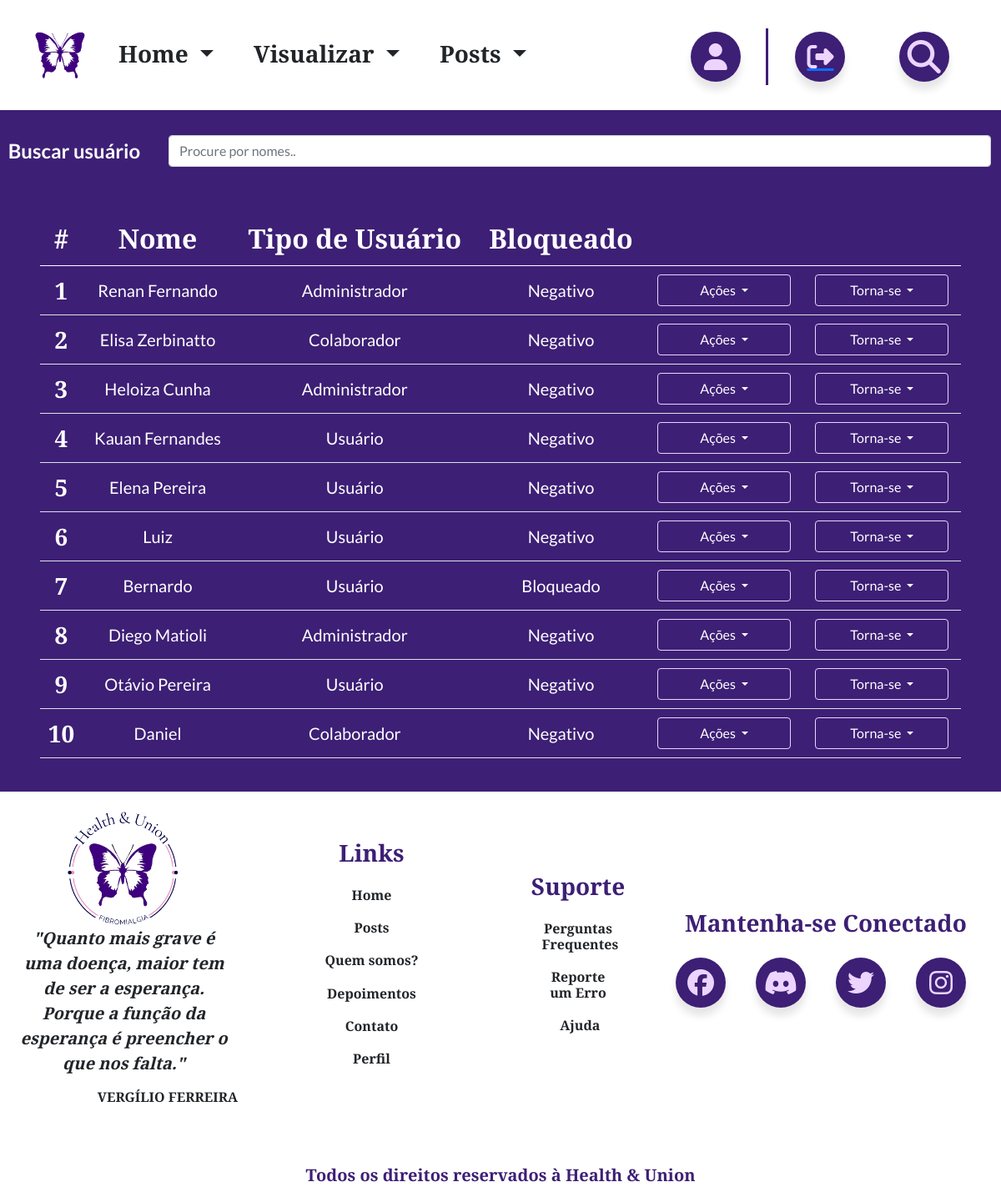
/index.php?pg=usersView (signed in), run on the app's committed database.
### tables this page shows
CREATE TABLE `users` (
  `Id` int(11) NOT NULL,
  `Name` varchar(255) DEFAULT NULL,
  `Email` varchar(255) DEFAULT NULL,
  `Password` varchar(255) NOT NULL,
  `Phone` varchar(255) DEFAULT NULL,
  `Gender` varchar(100) DEFAULT NULL,
  `Birth` date DEFAULT NULL,
  `Occupation` varchar(255) DEFAULT NULL,
  `Photo` varchar(255) DEFAULT NULL,
  `Type` int(2) DEFAULT NULL,
  `Blocked` tinyint(1) DEFAULT NULL
);

### frontend/content/usersView.php (the view, shortened to what this page needs)
<?php
$host = 'localhost';
$user = 'root';
$password = '';
$db = 'tcc_site';
try {
    $connect = new PDO("mysql:host=$host;dbname=" . $db, $user, $password);
} catch (PDOException $err) {
}
$queryUsers = "SELECT * FROM users ORDER BY Id ASC LIMIT 0, 10";
$resultUsers = $connect->prepare($queryUsers);
$resultUsers->execute();
?>
<main>
    <section id='usersView'>
        <div class='row d-flex align-items-center pt-4 me-0'>
            <label for='inputSearchUSer' class='col-sm-2 col-form-label text-center text-light fs-4'><strong>Buscar usuário</strong></label>
            <div class="col-sm-10">
                <input type='text' class='form-control' id='inputSearchUSer' onkeyup="searchUser()" name='inputSearchUSer' title="Type in a name" placeholder="Procure por nomes..">
            </div>
        </div>
        <div class='container-flex m-4 p-4'>
            <div class="table-responsive-lg">
                <table id="myTable" class='table align-middle'>
                    <thead>
                        <tr>
                            <th scope='col' class='fs-2 text-center'>#</th>
                            <th scope='col' class='fs-2 text-center'>Nome</th>
                            <th scope='col' class='fs-2 text-center'>Tipo de Usuário</th>
                            <th scope='col' class='fs-2 text-center'>Bloqueado</th>
                            <th scope='col'></th>
                            <th scope='col'></th>
                        </tr>
                    </thead>
                    <tbody class='fs-5 text-center'>
                        <?php
                        if (($resultUsers) and ($resultUsers->rowCount() != 0)) {
                            while ($row_user = $resultUsers->fetch(PDO::FETCH_ASSOC)) {
                                extract($row_user);
                                switch ($Type) {
                                    case '0':
                                        $Type = "Administrador";
                                        break;
                                    case '1':
                                        $Type  = "Colaborador";
                                        break;
                                    default:
                                        $Type  = "Usuário";
                                        break;
                                }
                                switch ($Blocked) {
                                    case '0':
                                        $Blocked = "Negativo";
                                        break;
                                    default:
                                        $Blocked = "Bloqueado";
                                        break;
                                }
                        ?>
                                <tr>
                                    <th scope='row' class='fs-3'><?= $Id ?></th>
                                    <td><?= $Name ?></td>
                                    <td><?= $Type ?></td>
                                    <td><?= $Blocked ?></td>
                                    <td>
                                        <div class='dropdown'>
                                            <button class='btn btn-secondary dropdown-toggle' type='button' id='dropdownMenuButton1' data-bs-toggle='dropdown' aria-expanded='false'>
                                                Ações
                                            </button>
                                        </div>
                                    </td>
                                    <td>
                                        <div class='dropdown'>
                                            <button class='btn btn-secondary dropdown-toggle' type='button' id='dropdownMenuButton1' data-bs-toggle='dropdown' aria-expanded='false'>
                                                Torna-se
                                            </button>
                                        </div>
                                    </td>
                                </tr>
                        <?php
                            }
                        } else {
                            echo "<p class='text-danger'>Nenhum usuário encontrado!</p>";
                        }
                        ?>
                    </tbody>
                </table>
            </div>
        </div>
    </section>
</main>

### frontend/css/config.css (style rules this page uses)
:root { --blue-violet: #3d1f75; --melon: #fcb1a6; --midnight-blue: #000044; --pink-lace: #ecd4ff; }

### frontend/css/global.css (style rules this page uses)
* { margin: 0; padding: 0; box-sizing: border-box; font-family: "Lato", sans-serif; }
.btn-secondary, .dropdown-menu-dark { color: #fff; background-color: transparent; border-color: var(--pink-lace); width: 10em; }

### frontend/css/custom.css (style rules this page uses)
#usersView { background-color: var(--blue-violet); }
#usersView table.table, #postsSituation table.table { height: 60vh; color: #fff; }
#usersView table th, #postsSituation table th { font-family: "Cormorant Garamond", serif; font-weight: 700; }

### data on the page
users: Id "1", Name "Renan Fernando", Type "Administrador", Blocked "Negativo"
users: Id "2", Name "Elisa Zerbinatto", Type "Colaborador", Blocked "Negativo"
users: Id "3", Name "Heloiza Cunha", Type "Administrador", Blocked "Negativo"
users: Id "4", Name "Kauan Fernandes", Type "Usuário", Blocked "Negativo"
users: Id "5", Name "Elena Pereira", Type "Usuário", Blocked "Negativo"
users: Id "6", Name "Luiz", Type "Usuário", Blocked "Negativo"
users: Id "7", Name "Bernardo", Type "Usuário", Blocked "Bloqueado"
users: Id "8", Name "Diego Matioli", Type "Administrador", Blocked "Negativo"
users: Id "9", Name "Otávio Pereira", Type "Usuário", Blocked "Negativo"
users: Id "10", Name "Daniel", Type "Colaborador", Blocked "Negativo"
